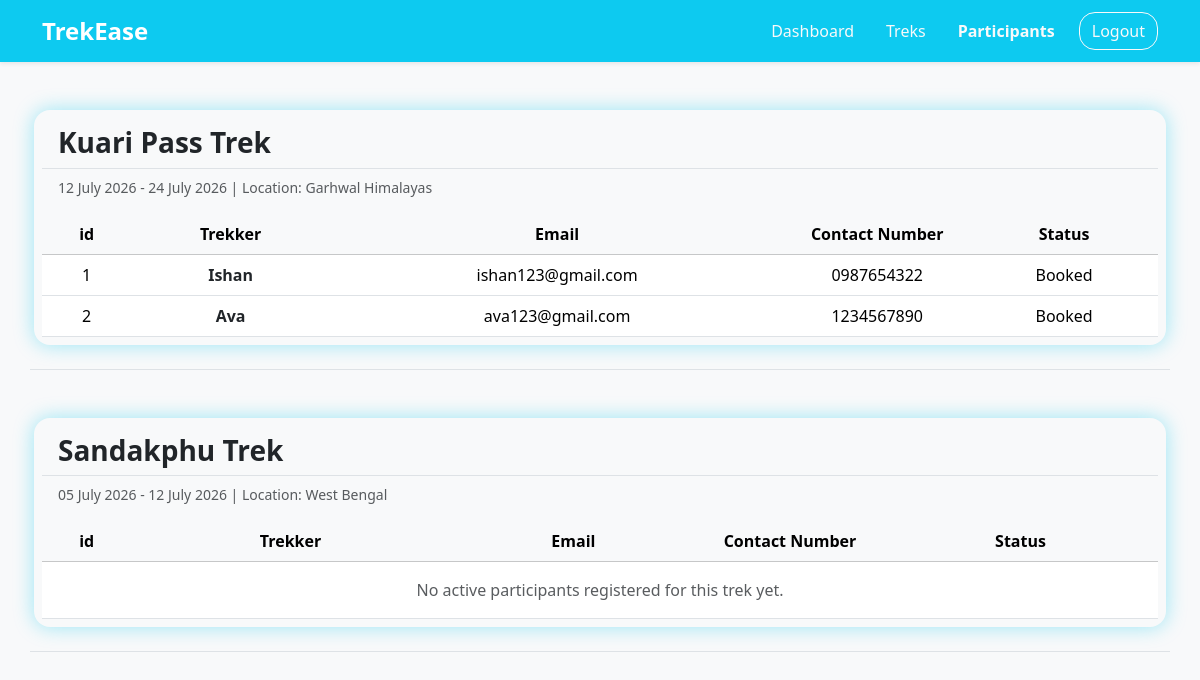
The page /participants/7 on the database as committed earlier.
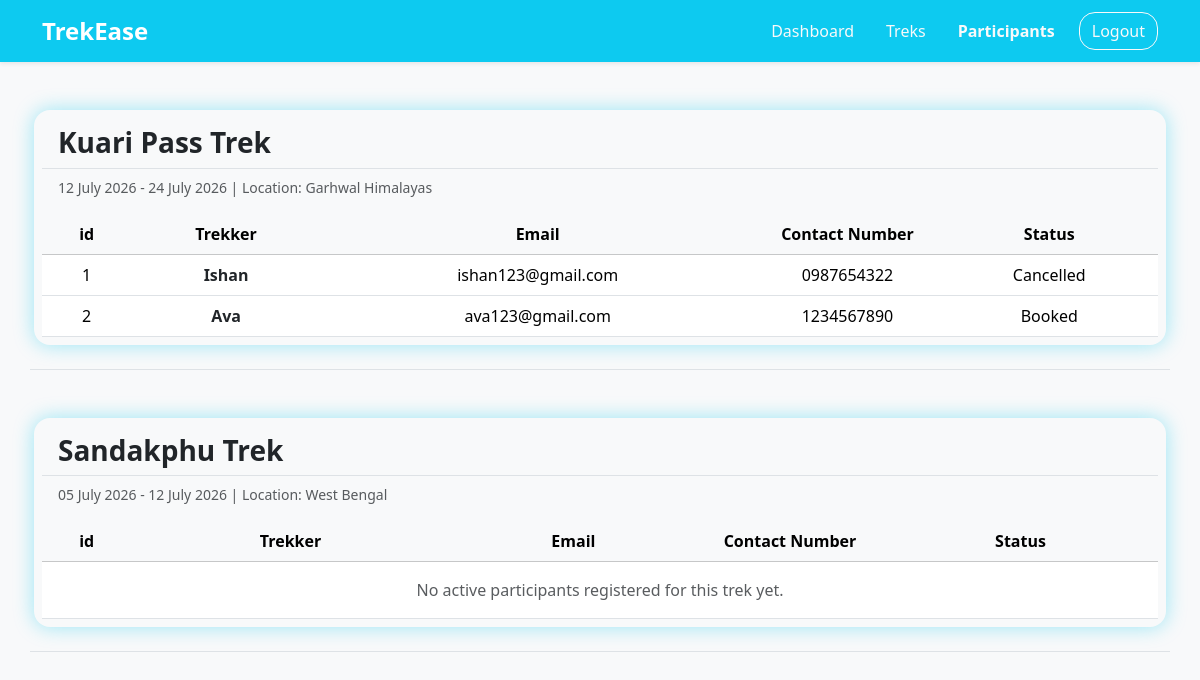
The same page on the database as committed later.
### application/models.py (models this page shows)
class Booking(db.Model):
    __tablename__ = "booking"
    id = db.Column(db.Integer, primary_key=True)
    trek_id = db.Column(db.Integer, db.ForeignKey("trek.id"))
    user_id = db.Column(db.Integer, db.ForeignKey("user.id"))
    status = db.Column(db.String(), default="Booked")
    booking_date = db.Column(db.Date, default=date.today)

class User(db.Model):
    __tablename__ = "user"
    id = db.Column(db.Integer(), primary_key=True)
    username = db.Column(db.String(30), unique=True, nullable=False)
    name = db.Column(db.String(30), nullable=False)
    email = db.Column(db.String(80), unique=True, nullable=False)
    password = db.Column(db.String, nullable=False)
    phone_no = db.Column(db.String(10), unique=True)
    status = db.Column(db.String, default="Active")
    role = db.Column(db.String, default="user", nullable=True)
    created_at = db.Column(db.Date, default=date.today)
    bookings = db.relationship("Booking", backref="user")
    assigned_trek = db.relationship("Trek", backref="staff")

### application/controllers.py (the view)
@app.route("/participants/<int:staff_id>")
def participants(staff_id):
    staff =User.query.get(staff_id)
    trek = Trek.query.filter_by(staff_id=staff_id).all()
    return render_template("/staff/participants.html", staff=staff, trek=trek)

### templates/staff/participants.html (shortened to what the changed rows need)
<!DOCTYPE html>
<html lang="en">
<head>
    <link href="https://cdn.jsdelivr.net/npm/bootstrap@5.3.2/dist/css/bootstrap.min.css" rel="stylesheet">
    <link rel="stylesheet" href="/static/style.css">
</head>
{% if staff.status == "Pending" or staff.status == "Blacklisted" %}
<body class="d-flex flex-column min-vh-100 bg-light">
    <nav class="navbar navbar-expand-lg navbar-dark bg-info shadow-sm">
        <div class="container">
            <div class="navbar-brand">
                <a class="navbar-brand fw-bold fs-4" href="#">TrekEase</a>
            </div>
            <ul class="nav align-items-center">
                <li class="nav-item ms-2">
                    <a href="/" class="btn btn-outline-light rounded-4">Logout</a>
                </li>
            </ul>
        </div>
    </nav>
    {% if staff.status == "Pending" %}
    <div class="container text-center" id="pending-message">
        <h2 class="mb-3 border-bottom pb-2">Approval Pending</h2>
        <p class="fs-6 fw-semibold">Hello {{staff.name}}, your staff registration is pending for admin approval</p>
        <p class="fw-light">Once approved, you will be able to access your staff dashboard</p>
        <a href="/" class="btn btn-outline-danger rounded-4">Logout</a>
    </div>
    {% else %}
    <div class="container text-center" id="pending-message">
        <h2 class="mb-3 border-bottom pb-2">Access Restricted</h2>
        <p class="fs-6 fw-semibold">Hello {{staff.name}}, your staff id has been blocked by admin</p>
        <a href="/" class="btn btn-outline-danger rounded-4">Logout</a>
    </div>
    {% endif %}
</body>
{% else %}
<body class="d-flex flex-column min-vh-100 bg-light">
    <br>
    {% for trek in staff.assigned_trek %}
    <div class="container border-bottom mb-4">
        <div class="mt-3">
            <div class="row mb-3 g-3">
                <div class="mb-2 my-4 rounded-4" id="border-blue">
                    <div class="d-flex justify-content-between align-items-center border-bottom pb-2 mt-3 px-3">
                        <h3 class="fw-semibold my-0">{{trek.trek_name}}</h3>
                    </div>
                    <p class="text-muted px-3 mt-2 small">{{trek.start_date.strftime("%d %B %Y")}} -
                        {{trek.end_date.strftime("%d %B %Y")}} | Location: {{trek.location}}</p>
                    <table class="table table-hover align-middle mb-2">
                        <thead class="text-center table-light sticky-top">
                            <tr>
                                <th scope="col" style="width: 8%;">id</th>
                                <th scope="col">Trekker</th>
                                <th scope="col">Email</th>
                                <th scope="col" class="col-2">Contact Number</th>
                                <th scope="col">Status</th>
                            </tr>
                        </thead>
                        <tbody class="text-center">
                            {% for booking in trek.bookings %}
                            <tr>
                                <td>{{loop.index}}</td>
                                <td class="fw-semibold text-dark">{{booking.user.name}}</td>
                                <td>{{booking.user.email}}</td>
                                <td>{{booking.user.phone_no if booking.user.phone_no else 'N/A'}}</td>
                                <td>{{booking.status}}</td>
                            </tr>
                            {% else %}
                            <tr>
                                <td colspan="6" class="text-center text-muted py-3">No active participants registered
                                    for this trek yet.</td>
                            </tr>
                            {% endfor %}
                        </tbody>
                    </table>
                </div>
            </div>
        </div>
    </div>
    {% else %}
    <div class="my-5">
        <h5 class="text-center m-2 fw-semibold text-muted">No Upcoming Treks Assigned To You</h5>
    </div>
    {% endfor %}
</body>
{% endif %}
</html>

Rows that differ between the two databases and show on the page:
changed Booking "Ishan": status "Booked" → "Cancelled"
